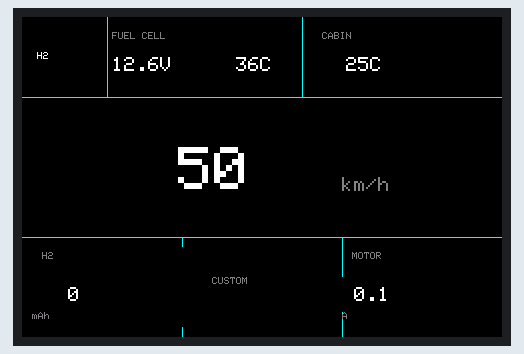
This program was run on a simulated ESP32. Parts: 480×320 colour display.

Above: at 4.42 s.
At 8.6 s:
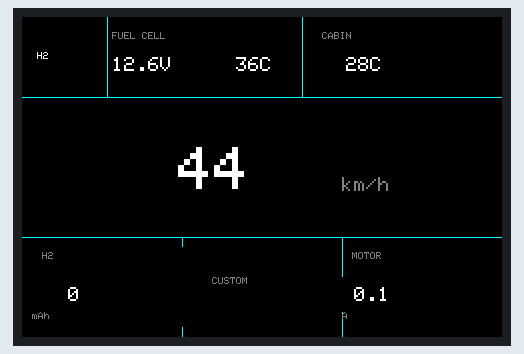
At 16.5 s:
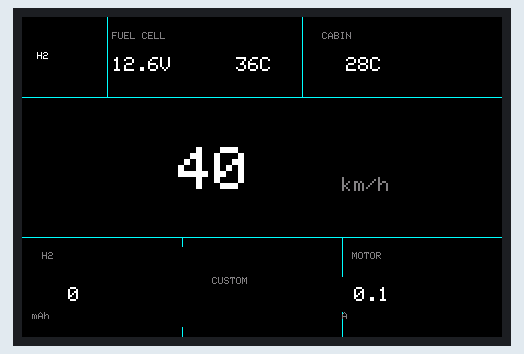
At 17.7 s:
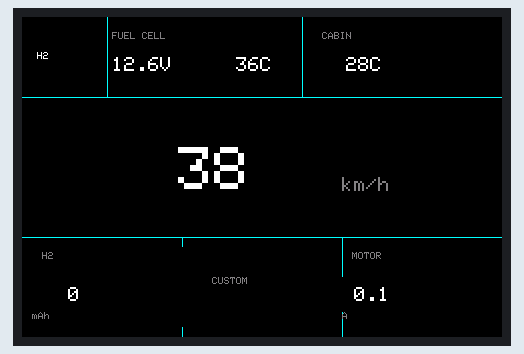
At 24.8 s:
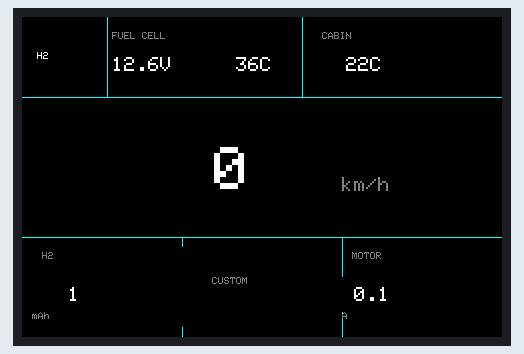
At 39.5 s:
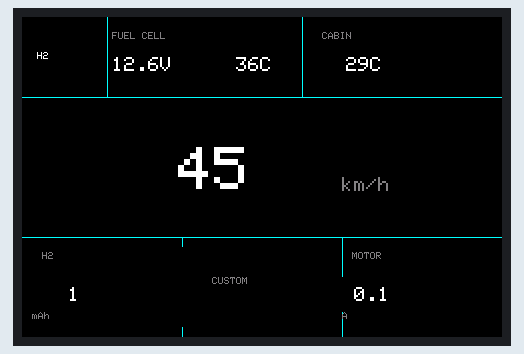

Measured:
- what the display in image 1 shows lasts 0.4 s, from 8.4 s to 8.8 s
- what the display in image 2 shows lasts 0.5 s, from 16.5 s to 17.0 s
- what the display in image 4 shows lasts 4.7 s, from 24.8 s to 29.5 s

The program:

main.cpp
```cpp
#include <Arduino.h>
#include "config/Config.h"
#include "data/SimulatedDataSource.h"
#include "display/DisplayManager.h"
#include "scheduler/Scheduler.h"


// // ── Global Objects (static storage, no heap) ────────
static SimulatedDataSource simSource;
// static RealDataSource      realSource(Serial1); // enable if real data is reachable
static IDataSource*        dataSource = &simSource;  // swap here to &realSource when available

static DisplayManager displayMgr;
// static InputManager   inputMgr;
static Scheduler<6>   scheduler;

static void taskSensors()  { dataSource->update(millis()); }
// #ifndef __AVR__
// static void taskInput() { inputMgr.update(millis()); }
// #endif
static void taskDisplay()  { displayMgr.update(dataSource->getData()); }

// static void taskLogic() {
    // // Change screen handling (not required yet)
    // if (inputMgr.wasPressed(ButtonID::MODE)) {
    //     static uint8_t screen = 0;
    //     screen = (screen + 1) % 3;
    //     displayMgr.setScreen(screen);
    // }

    // // Not necessary to swap at runtime (but in any case...)
    // if (inputMgr.wasPressed(ButtonID::SELECT)) {
    //     // Swap sorgente dati a runtime
    //     if (dataSource == &simSource) dataSource = &realSource;
    //     else                            dataSource = &simSource;
    // }
// }

void setup() {
    Serial.begin(SERIAL_BAUD_DEBUG);

    #ifndef __AVR__
        Serial1.begin(SERIAL_BAUD_ECU);   // not available on Uno
    #endif

    displayMgr.begin();

    scheduler.addTask(taskSensors,   TASK_PERIOD_SENSORS_MS);
    // scheduler.addTask(taskInput,     TASK_PERIOD_INPUT_MS);
    scheduler.addTask(taskDisplay,   TASK_PERIOD_DISPLAY_MS);
    // scheduler.addTask(taskLogic,     TASK_PERIOD_INPUT_MS);
    // scheduler.addTask(taskSerialLog, TASK_PERIOD_SERIAL_LOG_MS);
}

void loop() {
    scheduler.tick(millis());
}
```

IDataSource.h
```cpp
#pragma once
#include "VehicleData.h"

// Pure interface

class IDataSource {
public:
    virtual ~IDataSource() {}

    // Called by the scheduler every TASK_PERIOD_SENSORS_MS
    // NON blocking: read, leave.
    virtual void update(uint32_t nowMs) = 0;

    // Current snapshot. Returns reference const: no copy
    virtual const VehicleData& getData() const = 0;

    virtual const char* getSourceName() const = 0;
};
```

SimulatedDataSource.cpp
```cpp
#include "SimulatedDataSource.h"
#ifdef __AVR__
    #include <math.h>   // AVR libc
#else
    #include <cmath>    // everyone else
#endif

SimulatedDataSource::SimulatedDataSource()
    : _lastUpdateMs(0), _simPhase(0), _phaseCounter(0)
{
    _data.reset();
    _data.dataValid = true;
}

void SimulatedDataSource::update(uint32_t nowMs) {
    if (_lastUpdateMs == 0) {
        _lastUpdateMs = nowMs;
        return;
    }

    uint32_t dt = nowMs - _lastUpdateMs;
    _lastUpdateMs = nowMs;

    _advanceSimulation(dt);
    _data.lastUpdateMs = nowMs;
}

void SimulatedDataSource::_advanceSimulation(uint32_t dtMs) {
    _phaseCounter += dtMs;

    // Pseudo-random number generator (deterministic based on counter)
    auto pseudoRandom = [](uint32_t seed) -> float {
        uint32_t x = seed ^ (seed << 13);
        x = x ^ (x >> 17);
        x = x ^ (x << 5);
        return (float)(x % 100) / 100.0f;
    };

    // Fase 0: accelerazione con variazioni (primi 10 secondi)
    if (_simPhase == 0) {
        // Variable acceleration: base 0.8-1.2 km/h per cycle
        float accelVariation = 0.8f + pseudoRandom(_phaseCounter) * 0.4f;
        _data.speedKmh = (uint8_t)(_data.speedKmh + accelVariation > 50 ? 50 : _data.speedKmh + accelVariation);
        if (_phaseCounter >= 6000) { _simPhase = 1; _phaseCounter = 0; }
    }
    // Fase 1: crociera con variazioni di velocità (20 secondi)
    else if (_simPhase == 1) {
        // Simulate realistic cruise: speed varies around 35-45 km/h with a wave pattern
        float wavePhase = (_phaseCounter / 20000.0f) * 6.28f; // 0 to 2π
        float waveDelta = sin(wavePhase) * 5.0f; // ±5 km/h variation
        float baseSpeed = 40.0f;
        _data.speedKmh = (uint8_t)(baseSpeed + waveDelta + pseudoRandom(_phaseCounter) * 2.0f);

        if (_phaseCounter >= 15000) { _simPhase = 2; _phaseCounter = 0; }
    }
    // Fase 2: decelerazione (8 secondi)
    else {
        _data.speedKmh = (uint8_t)(_data.speedKmh > 0 ? _data.speedKmh - 1 : 0);
        if (_phaseCounter >= 8000) { _simPhase = 0; _phaseCounter = 0; }
    }

    // Aggiorna dati derivati
    _data.fuelCellVoltage = 12.6f - (_data.consumedMah / 10000.0f);
    _data.currentAmps    = _data.engineRunning ? 2.5f + _data.speedKmh * 0.05f : 0.1f;

    // Simulate fuel cell temperature (heats up with current, cools down slowly)
    float targetTemp = 35.0f + (_data.currentAmps * 8.0f);  // hotter with more current
    _data.fuelCellTemperature += (targetTemp - _data.fuelCellTemperature) * 0.05f;

    // Simulate cabin temperature (baseline 22°C, increases with activity)
    float cabinHeatGeneration = _data.speedKmh * 0.15f;
    _data.cabinTemperatureC += (22.0f + cabinHeatGeneration - _data.cabinTemperatureC) * 0.02f;

    float dtH = dtMs / 3600000.0f;
    _data.consumedMah   += _data.currentAmps * 1000.0f * dtH;
    _data.odometryM     += (uint32_t)(_data.speedKmh * dtMs / 3600);
    _data.efficiencyKmKwh = _computeEfficiency();
}

float SimulatedDataSource::_computeEfficiency() const {
    if (_data.consumedMah < 1.0f) return 0.0f;
    float consumedKwh = (_data.consumedMah * _data.fuelCellVoltage) / 1000000.0f;
    if (consumedKwh < 1e-6f) return 0.0f;
    return (_data.odometryM / 1000.0f) / consumedKwh;
}

const VehicleData& SimulatedDataSource::getData() const {
    return _data;
}
```

SimulatedDataSource.h
```cpp
#pragma once
#include "IDataSource.h"

// Simulate a vehicle that accelerates, keeps a constant speed, decelerates.

class SimulatedDataSource : public IDataSource {
public:
    SimulatedDataSource();

    void              update(uint32_t nowMs)       override;
    const VehicleData& getData()             const override;
    const char*        getSourceName()       const override { return "SIMULATED"; }

private:
    VehicleData _data;
    uint32_t    _lastUpdateMs;
    uint8_t     _simPhase;      // 0=accel, 1=cruise, 2=decel
    uint16_t    _phaseCounter;

    void _advanceSimulation(uint32_t dtMs);
    float _computeEfficiency() const;
};
```

VehicleData.h
```cpp
#pragma once
#include <stdint.h>

// Pod (Plain Old Data) Structure — no logic, no constructor.
// All modules read from here, only DataSource writes.
// For portability, use only fixed size types.

struct VehicleData {
    uint8_t  speedKmh;         // 0–50 kmh
    // uint16_t rpmEngine;        // 0–65535 rpm
    uint32_t odometryM;        // odometria in metri (non cm: overflow più tardi)

    float    fuelCellVoltage;   // es. 12.4V
    float    fuelCellTemperature; // °C
    float    currentAmps;      // corrente istantanea
    float    consumedMah;      // energia consumata sessione

    float    efficiencyKmKwh;  // km/kWh calcolato
    float    cabinTemperatureC; // °C

    // System state
    bool     engineRunning;
    bool     dataValid;        // false if source doesn't respond
    uint32_t lastUpdateMs;     // timestamp last write

    void reset() {
        speedKmh        = 0;
        // rpmEngine       = 0;
        odometryM       = 0;
        fuelCellVoltage  = 0.0f;
        fuelCellTemperature = 0.0f;
        currentAmps     = 0.0f;
        consumedMah     = 0.0f;
        efficiencyKmKwh = 0.0f;
        cabinTemperatureC = 0.0f;
        engineRunning   = false;
        dataValid       = false;
        lastUpdateMs    = 0;
    }
};
```

__future__RealDataSource.cpp
```cpp
// #include "RealDataSource.h"

// RealDataSource::RealDataSource(HardwareSerial& serial)
//     : _serial(serial), _rxIdx(0), _syncFound(false), _lastValidFrameMs(0)
// {
//     _data.reset();
// }

// void RealDataSource::update(uint32_t nowMs) {
//     // Leggi tutti i byte disponibili — NON aspettare. Non-bloccante.
//     while (_serial.available()) {
//         uint8_t b = (uint8_t)_serial.read();

//         if (!_syncFound) {
//             // Cerca inizio frame
//             if (b == FRAME_SOF1) {
//                 _rxBuf[0] = b;
//                 _rxIdx    = 1;
//             } else if (_rxIdx == 1 && b == FRAME_SOF2) {
//                 _rxBuf[1] = b;
//                 _rxIdx    = 2;
//                 _syncFound = true;
//             } else {
//                 _rxIdx = 0; // reset se sequenza SOF interrotta
//             }
//         } else {
//             // Accumula payload
//             if (_rxIdx < FRAME_TOTAL) {
//                 _rxBuf[_rxIdx++] = b;
//             }

//             if (_rxIdx == FRAME_TOTAL) {
//                 if (_parseFrame()) {
//                     _lastValidFrameMs = nowMs;
//                     _data.dataValid   = true;
//                     _data.lastUpdateMs = nowMs;
//                 }
//                 _rxIdx     = 0;
//                 _syncFound = false;
//             }
//         }
//     }

//     // Timeout: se non riceviamo frame da troppo, segnala dato non valido
//     if (_lastValidFrameMs > 0 && (nowMs - _lastValidFrameMs) > DATA_TIMEOUT_MS) {
//         _data.dataValid = false;
//     }
// }

// bool RealDataSource::_parseFrame() {
//     // buf: [AA][BB][SPD][RPM_H][RPM_L][VOLT_RAW][CUR_RAW][CRC]
//     uint8_t crcCalc  = _crc8(&_rxBuf[2], FRAME_PAYLOAD);
//     uint8_t crcRecv  = _rxBuf[FRAME_TOTAL - 1];

//     if (crcCalc != crcRecv) return false;

//     _data.speedKmh       = _rxBuf[2];
//     _data.rpmEngine      = ((uint16_t)_rxBuf[3] << 8) | _rxBuf[4];
//     _data.batteryVoltage = _rxBuf[5] * 0.1f;     // es. 126 → 12.6V
//     _data.currentAmps    = _rxBuf[6] * 0.1f;     // es. 25 → 2.5A
//     _data.engineRunning  = (_data.rpmEngine > 500);

//     return true;
// }

// uint8_t RealDataSource::_crc8(const uint8_t* buf, uint8_t len) const {
//     uint8_t crc = 0;
//     for (uint8_t i = 0; i < len; i++) crc ^= buf[i];
//     return crc;
// }

// const VehicleData& RealDataSource::getData() const {
//     return _data;
// }
```

DisplayManager.cpp
```cpp
#include "DisplayManager.h"
#include "screens/DashboardScreen.h"
#include "../config/DisplayConfig.h"


// ── Static screen instances (no heap) ───────────────────
#ifdef USING_ADAFRUIT_ILI9341
    static TFTDriver tft(PIN_TFT_CS, PIN_TFT_DC, PIN_TFT_RST);
#elif defined(USING_TFT_eSPI)
    static TFTDriver tft;
#endif

static DashboardScreen s_dashboard(tft);
static IScreen* s_screens[] = { &s_dashboard };
static constexpr uint8_t NUM_SCREENS = 1;

DisplayManager::DisplayManager()
    : _activeScreen(nullptr),
      _activeScreenId(0),
      _needsFullDraw(true)
{}

void DisplayManager::begin() {
    TFT_INIT(tft); tft.setRotation(1); tft.fillScreen(COLOR_BG);
    _activeScreen = s_screens[0];
    _activeScreen->onEnter();
}

void DisplayManager::update(const VehicleData& data) {
    if (!_activeScreen) return;

    if (_needsFullDraw) {
        _needsFullDraw = false;
        _activeScreen->drawFull(data);  // full redraw on mount
    } else {
        _activeScreen->update(data);    // dirty-only redraw every tick
    }
}

void DisplayManager::setScreen(uint8_t screenId) {
    // if (screenId >= NUM_SCREENS) return;
    if (screenId == _activeScreenId && _activeScreen) return;

    if (_activeScreen) _activeScreen->onExit();

    _activeScreenId = screenId;
    // _activeScreen   = s_screens[screenId];
    _needsFullDraw  = true;

    if (_activeScreen) _activeScreen->onEnter();
}
```

DisplayManager.h
```cpp
#pragma once
#include "../display/screens/IScreen.h"
#include "../data/VehicleData.h"

// DisplayManager is a router, not a renderer.
// It owns the TFT object and the active IScreen pointer.
// All dirty-checking and drawing logic lives inside the IScreen implementations.
class DisplayManager {
public:
    DisplayManager();
    void begin();

    // Called by scheduler every TASK_PERIOD_DISPLAY_MS
    void update(const VehicleData& data);

    // Switch active screen (0 = dashboard, ... there are no other screens yet)
    void setScreen(uint8_t screenId);

private:
    IScreen*  _activeScreen;   // non-owning pointer into _screens[]
    uint8_t   _activeScreenId;
    bool      _needsFullDraw;  // true after setScreen() or begin()

    // Screen registry — add new screens here
    // (static storage, no heap allocation)
    // e.g. DashboardScreen _dashboard;
    //      DebugScreen     _debug;
    // IScreen* _screens[N] = { &_dashboard, &_debug, ... };
};
```

DashboardScreen.h
```cpp
#pragma once
#include "./IScreen.h"
#include "../../config/Config.h"
#include "../../data/VehicleData.h"
#include "../../config/DisplayConfig.h"


class DashboardScreen : public IScreen {
public:
    explicit DashboardScreen(TFTDriver& tft);

    void drawFull(const VehicleData& data) override;
    void update  (const VehicleData& data) override;
    void onEnter ()                        override;
    void onExit  ()                        override;

    const char* getName() const override { return "DASHBOARD"; }

private:
    TFTDriver& _tft;

    // Shadow values
    uint8_t  _prevSpeed;
    float    _prevFuelCellVoltage;
    float    _prevFuelCellTemperature;
    float    _prevMotorCurrent;
    float    _prevHydrogenConsumption;
    float    _prevCabinTemperature;

    bool     _prevDataValid;
    bool     _prevEngineRunning;

    void _drawFrame                  ();
    void _drawLogo                   (bool force);
    void _drawFuelCellInfo           (float voltage, float temperature, bool force);
    void _drawCabinTemperature       (float c,                 bool force);
    void _drawSpeed                  (uint8_t speed,           bool force);
    void _drawHydrogenConsumption    (float h2,                bool force);
    void _drawCustomArea             (bool force);
    void _drawMotorCurrent           (float a,                 bool force);

    void _clearRect(uint16_t x, uint16_t y, uint16_t w, uint16_t h);
    void _ftoa(float val, uint8_t decimals, char* buf, uint8_t bufLen) const;
};
```

IScreen.h
```cpp
#pragma once
#include "data/VehicleData.h"

// Interfaccia pura per tutti gli schermi.
// DisplayManager possiede un puntatore IScreen* e chiama questi metodi.
// Ogni screen sa come disegnarsi — DisplayManager non conosce i dettagli.
//
// Contratto:
//   drawFull()   → ridisegna tutto (chiamato una volta al mount)
//   update()     → ridisegna solo i valori cambiati (chiamato ogni tick)
//   onEnter()    → hook quando lo schermo diventa attivo
//   onExit()     → hook quando lo schermo viene abbandonato

class IScreen {
public:
    virtual ~IScreen() {}
    virtual void drawFull(const VehicleData& data) = 0;
    virtual void update  (const VehicleData& data) = 0;
    virtual void onEnter () {}   // default no-op
    virtual void onExit  () {}   // default no-op
    virtual const char* getName() const = 0;
};
```

ButtonDefs.h
```cpp
#pragma once
#include <stdint.h>

enum class ButtonID : uint8_t {
    LN = 0, // left north
    LE = 1, // left east
    LS = 2, // left south
    LW = 3, // left west
    RN = 4,
    RE = 5,
    RS = 6,
    RW = 7,
    COUNT  = 8   // Dimension of the enum. Not a real Button.
};

static constexpr uint8_t BUTTON_COUNT = static_cast<uint8_t>(ButtonID::COUNT);
```

InputManager.cpp
```cpp
#include "InputManager.h"

InputManager::InputManager() {
    for (uint8_t i = 0; i < BUTTON_COUNT; i++) {
        pinMode(PIN_MAP[i], INPUT_PULLUP);
        _buttons[i] = { false, false, false, false, 0 };
    }
}

void InputManager::update(uint32_t nowMs) {
    for (uint8_t i = 0; i < BUTTON_COUNT; i++) {
        // INPUT_PULLUP: LOW = premuto, HIGH = rilasciato
        bool raw = (digitalRead(PIN_MAP[i]) == LOW);
        ButtonState& btn = _buttons[i];

        // Debounce: cambia stato solo se raw è stabile per DEBOUNCE_MS
        if (raw != btn.lastDebounced) {
            if ((nowMs - btn.lastChangeMs) >= DEBOUNCE_MS) {
                bool prev          = btn.lastDebounced;
                btn.lastDebounced  = raw;
                btn.lastChangeMs   = nowMs;

                // Genera edge
                if (!prev && raw)  btn.pressedFlag  = true;  // rising edge
                if (prev  && !raw) btn.releasedFlag = true;  // falling edge
            }
        } else {
            // Resetta il timer se il segnale è tornato allo stato debounced
            if (raw == btn.lastDebounced) btn.lastChangeMs = nowMs;
        }

        btn.currentRaw = raw;
    }
}

bool InputManager::wasPressed(ButtonID id) {
    ButtonState& btn = _buttons[_idx(id)];
    bool val = btn.pressedFlag;
    btn.pressedFlag = false;   // consume
    return val;
}

bool InputManager::wasReleased(ButtonID id) {
    ButtonState& btn = _buttons[_idx(id)];
    bool val = btn.releasedFlag;
    btn.releasedFlag = false;  // consume
    return val;
}

bool InputManager::isHeld(ButtonID id) const {
    return _buttons[_idx(id)].lastDebounced;
}
```

InputManager.h
```cpp
#pragma once
#include "ButtonDefs.h"
#include <Arduino.h>

// Clean edge detection without interrupt or delay().
// "wasPressed"  → true ONE TIME when the button is pressed
// "wasReleased" → true ONE TIME when the button is released
// After read, the flag is cleared.

static constexpr uint8_t  PIN_MAP[BUTTON_COUNT] = {
    2, 3, 4, 5, 6, 7, 8, 9   // corrispondenti a ButtonID::LN..RW (excluding COUNT)
};
static constexpr uint32_t DEBOUNCE_MS = 50;

class InputManager {
public:
    InputManager();

    // Chiama ogni TASK_PERIOD_INPUT_MS nel loop principale
    void update(uint32_t nowMs);

    // Edge detection — consuma il flag
    bool wasPressed (ButtonID id);
    bool wasReleased(ButtonID id);

    // Stato istantaneo (non edge)
    bool isHeld(ButtonID id) const;

private:
    struct ButtonState {
        bool     currentRaw;       // lettura GPIO raw
        bool     lastDebounced;    // stato dopo debounce
        bool     pressedFlag;      // edge rising, consumabile
        bool     releasedFlag;     // edge falling, consumabile
        uint32_t lastChangeMs;     // timestamp ultima transizione
    };

    ButtonState _buttons[BUTTON_COUNT];

    uint8_t _idx(ButtonID id) const { return static_cast<uint8_t>(id); }
};
```

Source omitted: DashboardScreen.cpp (7975 bytes), Scheduler.h (1129 bytes), Config.h (5159 bytes), DisplayConfig.h (1700 bytes)
